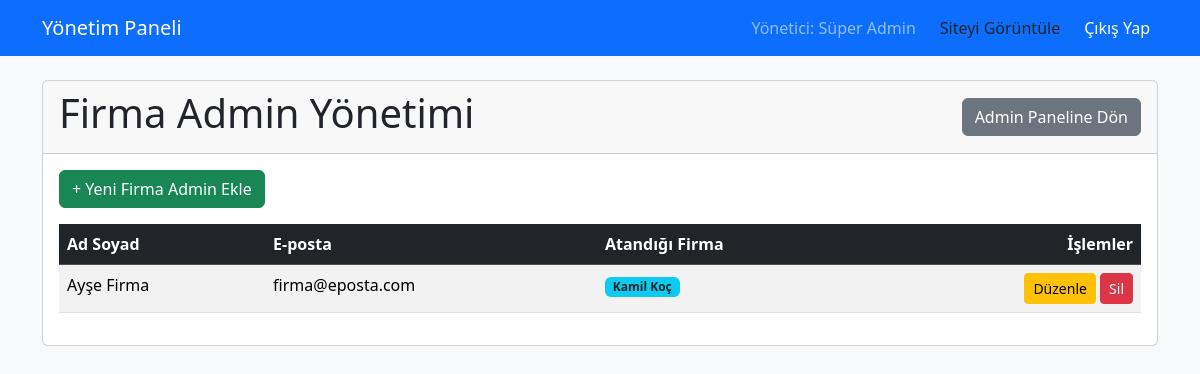
/firma_admin_yonetimi.php (signed in), run on the app's committed database.
### tables this page shows
CREATE TABLE users (
        id INTEGER PRIMARY KEY AUTOINCREMENT,
        fullname TEXT NOT NULL,
        email TEXT NOT NULL UNIQUE,
        password TEXT NOT NULL,
        role TEXT NOT NULL DEFAULT 'User', -- Roller: User, Firma Admin, Admin
        company_id INTEGER NULL,
        balance REAL NOT NULL DEFAULT 0.0
    );

CREATE TABLE companies (
        id INTEGER PRIMARY KEY AUTOINCREMENT,
        name TEXT NOT NULL
    );

### firma_admin_yonetimi.php (the view, shortened to what this page needs)
<?php
include 'db.php';
include 'backend_header.php';
$stmt = $db->query("SELECT users.*, companies.name AS company_name FROM users LEFT JOIN companies ON users.company_id = companies.id WHERE users.role = 'Firma Admin'");
$admins = $stmt->fetchAll(PDO::FETCH_ASSOC);
?>
<div class="card">
    <div class="card-header d-flex justify-content-between align-items-center"><h1>Firma Admin Yönetimi</h1><a href="admin_panel.php" class="btn btn-secondary">Admin Paneline Dön</a></div>
    <div class="card-body">
        <a href="firma_admin_ekle.php" class="btn btn-success mb-3">+ Yeni Firma Admin Ekle</a>
        <div class="table-responsive">
            <table class="table table-striped table-hover">
                <thead class="table-dark"><tr><th>Ad Soyad</th><th>E-posta</th><th>Atandığı Firma</th><th class="text-end">İşlemler</th></tr></thead>
                <tbody>
                    <?php foreach ($admins as $admin): ?>
                        <tr>
                            <td><?php echo htmlspecialchars($admin['fullname']); ?></td>
                            <td><?php echo htmlspecialchars($admin['email']); ?></td>
                            <td><span class="badge bg-info text-dark"><?php echo htmlspecialchars($admin['company_name'] ?? 'Atanmamış'); ?></span></td>
                            <td class="text-end">
                                <a href="firma_admin_duzenle.php?id=<?php echo $admin['id']; ?>" class="btn btn-warning btn-sm">Düzenle</a>
                                <a href="firma_admin_sil.php?id=<?php echo $admin['id']; ?>" class="btn btn-danger btn-sm" onclick="return confirm('Bu kullanıcıyı silmek istediğinizden emin misiniz?');">Sil</a>
                            </td>
                        </tr>
                    <?php endforeach; ?>
                </tbody>
            </table>
        </div>
    </div>
</div>
<?php include 'footer.php'; ?>

### data on the page
users: fullname "Ayşe Firma", email "firma@eposta.com", company.name "Kamil Koç"

### other printed values
$_SESSION['user_fullname'] "Süper Admin"
